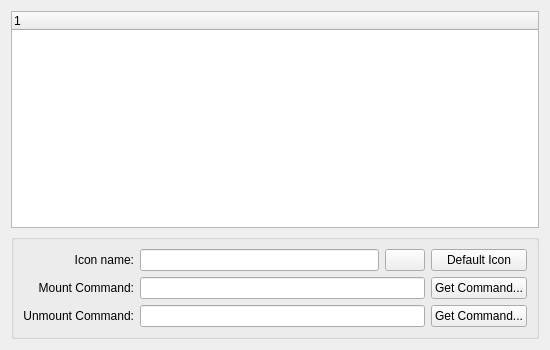
<?xml version="1.0" encoding="UTF-8"?>
<ui version="4.0">
 <class>MntConfigWidget</class>
 <widget class="QWidget" name="MntConfigWidget">
  <property name="geometry">
   <rect>
    <x>0</x>
    <y>0</y>
    <width>550</width>
    <height>350</height>
   </rect>
  </property>
  <layout class="QGridLayout" name="gridLayout">
   <item row="1" column="0">
    <widget class="QGroupBox" name="mGroupBox">
     <layout class="QGridLayout" name="gridLayout_2">
      <item row="1" column="0">
       <widget class="QLabel" name="iconNameLabel">
        <property name="text">
         <string>Icon name:</string>
        </property>
        <property name="alignment">
         <set>Qt::AlignRight|Qt::AlignTrailing|Qt::AlignVCenter</set>
        </property>
       </widget>
      </item>
      <item row="4" column="0">
       <widget class="QLabel" name="mountLabel">
        <property name="text">
         <string>Mount Command:</string>
        </property>
        <property name="alignment">
         <set>Qt::AlignRight|Qt::AlignTrailing|Qt::AlignVCenter</set>
        </property>
       </widget>
      </item>
      <item row="6" column="0">
       <widget class="QLabel" name="umountLabel">
        <property name="text">
         <string>Unmount Command:</string>
        </property>
        <property name="alignment">
         <set>Qt::AlignRight|Qt::AlignTrailing|Qt::AlignVCenter</set>
        </property>
       </widget>
      </item>
      <item row="1" column="3">
       <widget class="QPushButton" name="mDefaultIconButton">
        <property name="text">
         <string>Default Icon</string>
        </property>
       </widget>
      </item>
      <item row="4" column="3">
       <widget class="QPushButton" name="mMountButton">
        <property name="text">
         <string>Get Command...</string>
        </property>
       </widget>
      </item>
      <item row="6" column="3">
       <widget class="QPushButton" name="mUmountButton">
        <property name="text">
         <string>Get Command...</string>
        </property>
       </widget>
      </item>
      <item row="1" column="2">
       <widget class="KIconButton" name="mIconButton"/>
      </item>
      <item row="1" column="1">
       <widget class="KLineEdit" name="mIconLineEdit">
        <property name="sizePolicy">
         <sizepolicy hsizetype="Expanding" vsizetype="Fixed">
          <horstretch>0</horstretch>
          <verstretch>0</verstretch>
         </sizepolicy>
        </property>
       </widget>
      </item>
      <item row="4" column="1" colspan="2">
       <widget class="KLineEdit" name="mMountLineEdit"/>
      </item>
      <item row="6" column="1" colspan="2">
       <widget class="KLineEdit" name="mUmountLineEdit"/>
      </item>
     </layout>
    </widget>
   </item>
   <item row="0" column="0">
    <widget class="QTreeWidget" name="m_listWidget">
     <property name="rootIsDecorated">
      <bool>false</bool>
     </property>
    </widget>
   </item>
  </layout>
 </widget>
 <customwidgets>
  <customwidget>
   <class>KIconButton</class>
   <extends>QPushButton</extends>
   <header>kicondialog.h</header>
  </customwidget>
  <customwidget>
   <class>KLineEdit</class>
   <extends>QLineEdit</extends>
   <header>klineedit.h</header>
  </customwidget>
 </customwidgets>
 <resources/>
 <connections/>
</ui>
